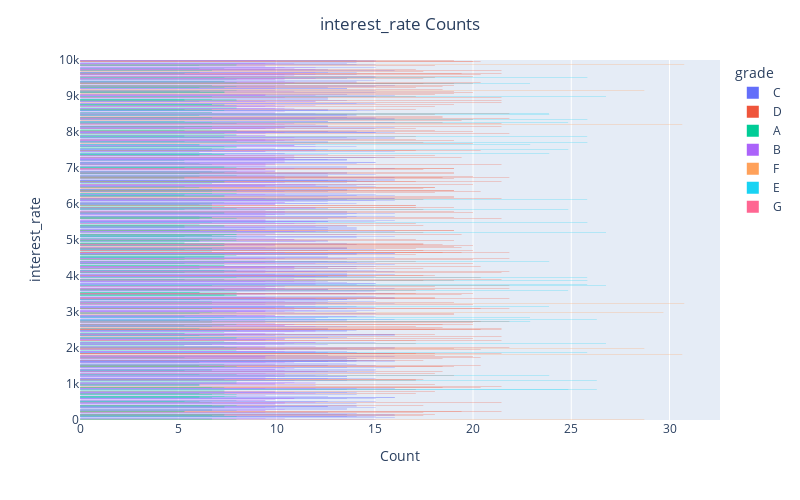

Notebook code for this chart:
### Markdown cell above
**Problem 2** Try to make your own bar plot of one of the other categorical columns. Add some categorical fill or facets. See how fancy you can make your graph. Make sure it is also still really informative.

### Code cell
# Your code here
fig = px.bar(DF,
            x='interest_rate',
            color='grade')
fig.update_traces(dict(marker_line_width=0))

fig.update_layout(title='interest_rate Counts',
                  title_x=0.5,
                  xaxis_title="Count",
                  yaxis_title="interest_rate",
                  autosize=False,
                  width=800,
                  height=500)
fig.show()

### Figure 1 — Plotly figure (JSON) as saved in the notebook; plotly's stock layout.template omitted (floating-point values rounded to 4 significant figures; data arrays with more than 128 entries replaced by an {"elided": "..."} marker saying what was removed)
{"data": [{"hovertemplate": "grade=C<br>interest_rate=%{x}<br>index=%{y}<extra></extra>", "legendgroup": "C", "marker": {"color": "#636efa", "line": {"width": 0}, "pattern": {"shape": ""}}, "name": "C", "orientation": "h", "showlegend": true, "textposition": "auto", "type": "bar", "x": {"elided": "2653 float values"}, "xaxis": "x", "y": {"elided": "2653 int values"}, "yaxis": "y"}, {"hovertemplate": "grade=D<br>interest_rate=%{x}<br>index=%{y}<extra></extra>", "legendgroup": "D", "marker": {"color": "#EF553B", "line": {"width": 0}, "pattern": {"shape": ""}}, "name": "D", "orientation": "h", "showlegend": true, "textposition": "auto", "type": "bar", "x": {"elided": "1446 float values"}, "xaxis": "x", "y": {"elided": "1446 int values"}, "yaxis": "y"}, {"hovertemplate": "grade=A<br>interest_rate=%{x}<br>index=%{y}<extra></extra>", "legendgroup": "A", "marker": {"color": "#00cc96", "line": {"width": 0}, "pattern": {"shape": ""}}, "name": "A", "orientation": "h", "showlegend": true, "textposition": "auto", "type": "bar", "x": {"elided": "2459 float values"}, "xaxis": "x", "y": {"elided": "2459 int values"}, "yaxis": "y"}, {"hovertemplate": "grade=B<br>interest_rate=%{x}<br>index=%{y}<extra></extra>", "legendgroup": "B", "marker": {"color": "#ab63fa", "line": {"width": 0}, "pattern": {"shape": ""}}, "name": "B", "orientation": "h", "showlegend": true, "textposition": "auto", "type": "bar", "x": {"elided": "3037 float values"}, "xaxis": "x", "y": {"elided": "3037 int values"}, "yaxis": "y"}, {"hovertemplate": "grade=F<br>interest_rate=%{x}<br>index=%{y}<extra></extra>", "legendgroup": "F", "marker": {"color": "#FFA15A", "line": {"width": 0}, "pattern": {"shape": ""}}, "name": "F", "orientation": "h", "showlegend": true, "textposition": "auto", "type": "bar", "x": [28.72, 30.17, 28.72, 28.72, 30.17, 30.75, 29.69, 28.72, 28.72, 28.72, 30.65, 28.72, 30.65, 28.72, 28.72, 28.72, 28.72, 29.69, 30.75, 28.72, 30.17, 29.69, 28.72, 29.69, 29.69, 28.72, 28.72, 28.72, 28.72, 30.65, 30.17, 28.72, 28.72, 28.72, 28.72, 30.17, 28.72, 28.72, 30.65, 30.17, 28.72, 28.72, 30.65, 28.72, 30.17, 29.69, 30.17, 30.75, 28.72, 30.17, 28.72, 28.72, 28.72, 29.69, 28.72, 29.69, 30.75, 29.69], "xaxis": "x", "y": [17, 282, 533, 696, 717, 763, 764, 794, 1120, 1377, 1563, 1723, 1829, 1874, 1975, 2440, 2770, 2989, 3246, 3429, 3540, 4000, 4103, 4497, 4622, 4903, 4957, 4966, 5309, 5480, 5516, 5562, 6842, 7069, 7162, 7292, 7321, 7369, 7381, 7460, 7957, 7998, 8211, 8240, 8315, 8495, 8574, 8594, 8722, 8846, 8976, 8994, 9156, 9174, 9472, 9730, 9885, 9947], "yaxis": "y"}, {"hovertemplate": "grade=E<br>interest_rate=%{x}<br>index=%{y}<extra></extra>", "legendgroup": "E", "marker": {"color": "#19d3f3", "line": {"width": 0}, "pattern": {"shape": ""}}, "name": "E", "orientation": "h", "showlegend": true, "textposition": "auto", "type": "bar", "x": {"elided": "335 float values"}, "xaxis": "x", "y": {"elided": "335 int values"}, "yaxis": "y"}, {"hovertemplate": "grade=G<br>interest_rate=%{x}<br>index=%{y}<extra></extra>", "legendgroup": "G", "marker": {"color": "#FF6692", "line": {"width": 0}, "pattern": {"shape": ""}}, "name": "G", "orientation": "h", "showlegend": true, "textposition": "auto", "type": "bar", "x": [30.79, 30.79, 30.79, 30.79, 30.79, 30.94, 30.79, 30.79, 30.79, 30.79, 30.79, 30.79], "xaxis": "x", "y": [51, 382, 1429, 1770, 2180, 3830, 3902, 5735, 5782, 6299, 6682, 7001], "yaxis": "y"}], "layout": {"autosize": false, "barmode": "relative", "height": 500, "legend": {"title": {"text": "grade"}, "tracegroupgap": 0}, "margin": {"t": 60}, "title": {"text": "interest_rate Counts", "x": 0.5}, "width": 800, "xaxis": {"anchor": "y", "domain": [0, 1], "title": {"text": "Count"}}, "yaxis": {"anchor": "x", "domain": [0, 1], "title": {"text": "interest_rate"}}}}
